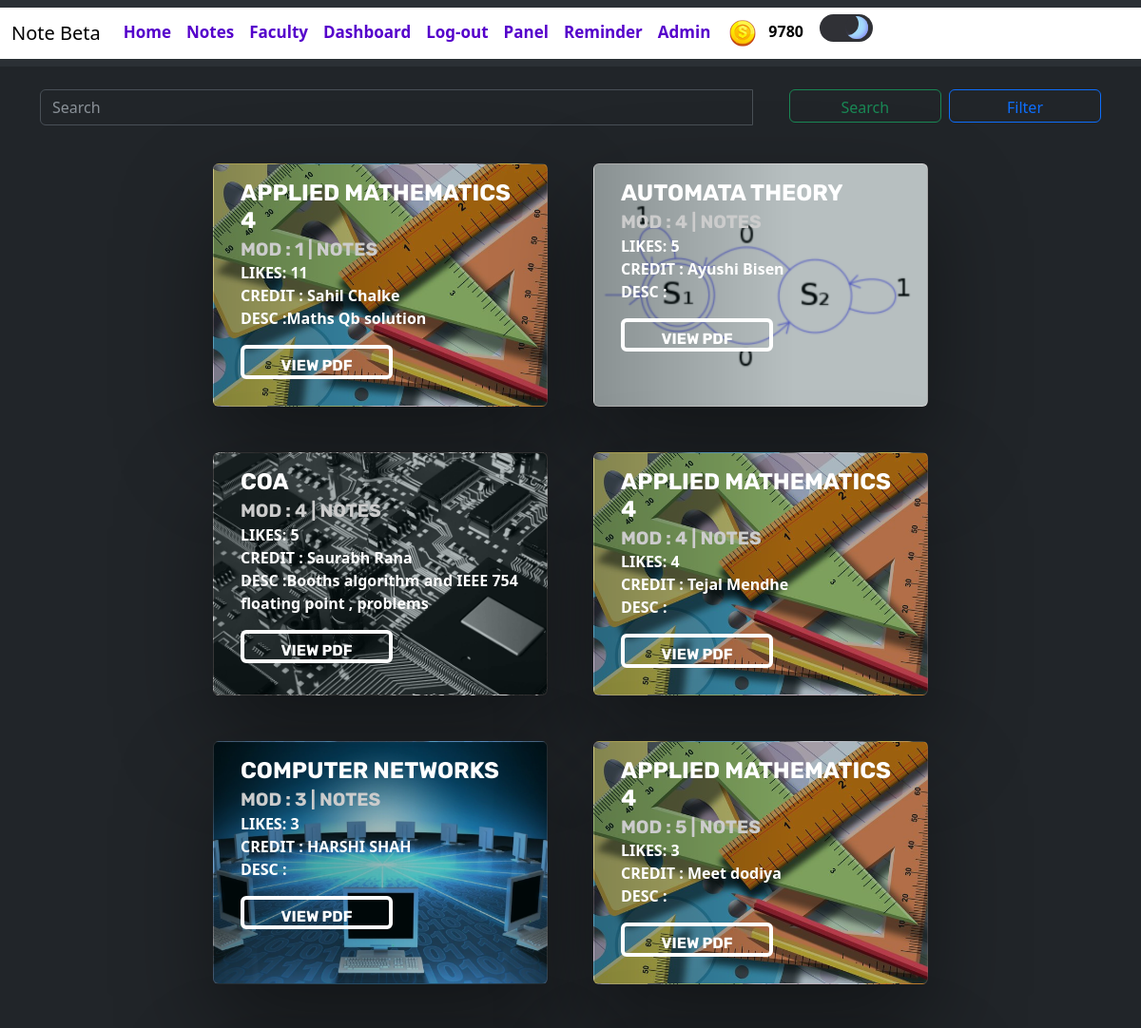
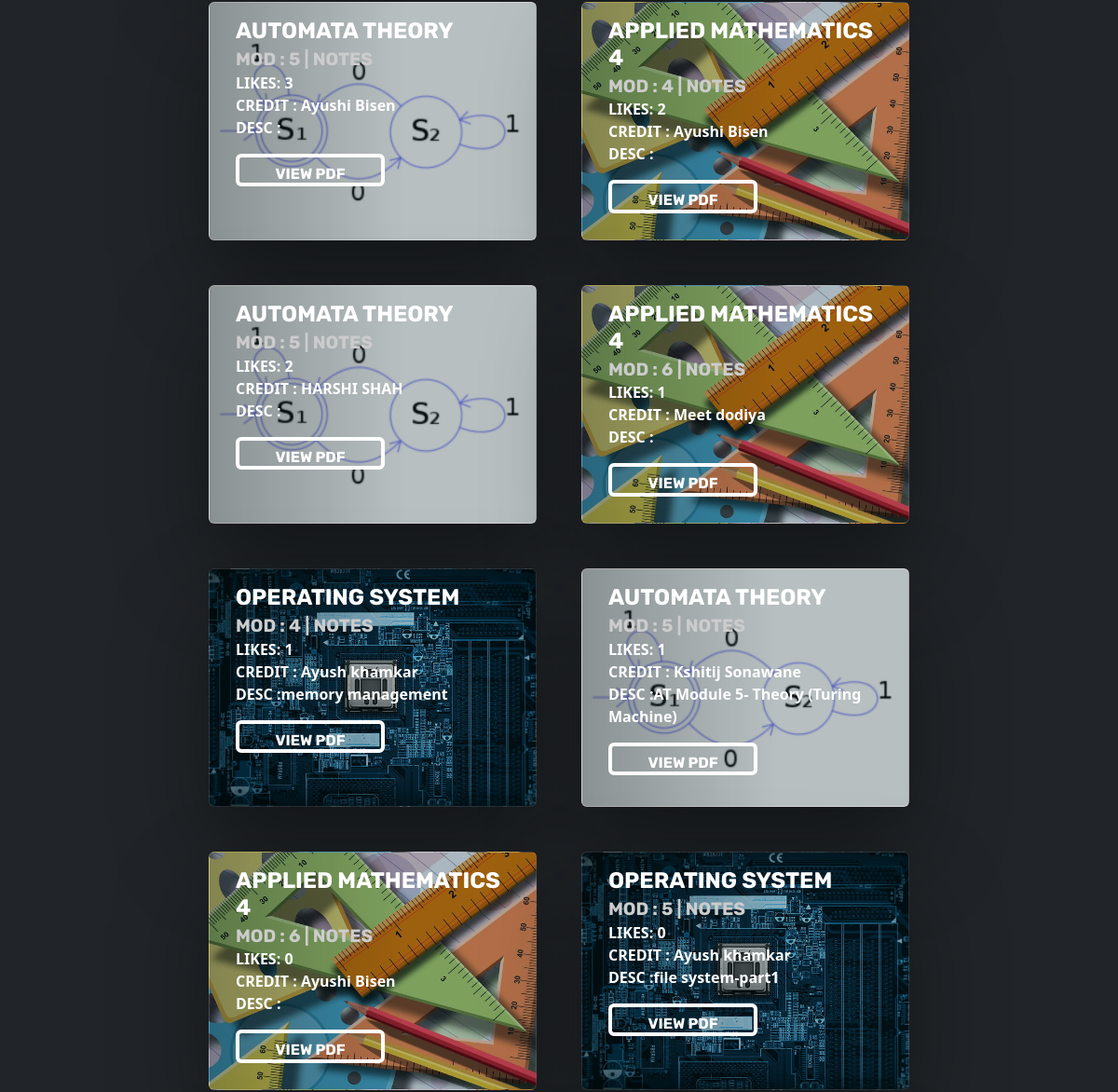
The app's page /notes/ (signed in, upper part), older data (2 pictures, top to bottom).
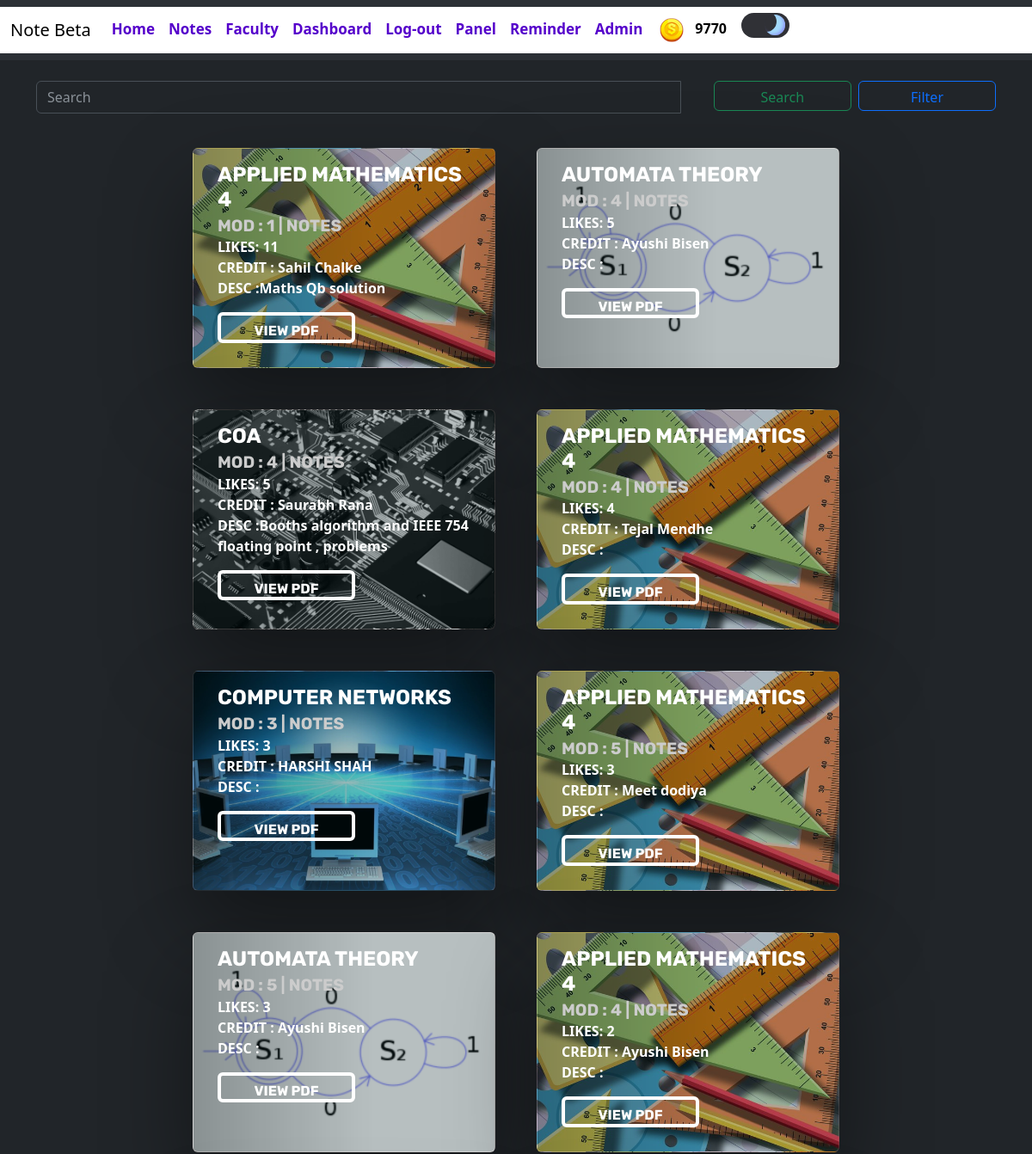
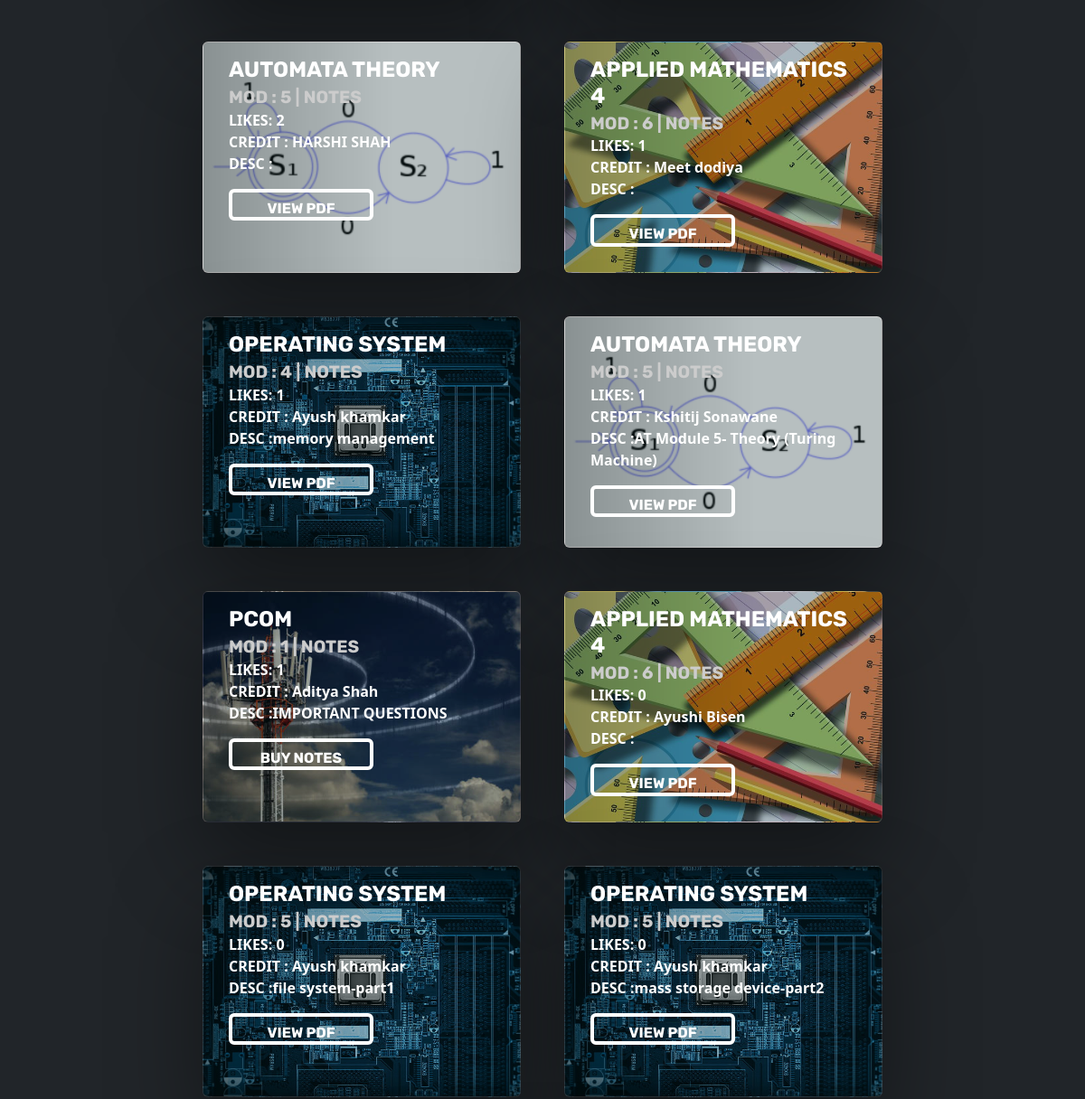
The same page, newer data (2 pictures, top to bottom).
### blogapp/models.py (models this page shows, shortened)
class UserAccount(AbstractBaseUser, PermissionsMixin):
    email = models.CharField(max_length = 50,unique=True)
    name = models.CharField(max_length=200)
    is_active = models.BooleanField(default=True)
    is_mod = models.BooleanField(default=False)
    is_nUser = models.BooleanField(default=True)
    is_staff = models.BooleanField(default=False)
    coins_scored = models.IntegerField(default=100,null=True,blank=True)
    rank = models.IntegerField(default=0)
    bookmarks = models.ManyToManyField('blogapp.Notes', blank=True)
    is_emailVerified = models.BooleanField(default=False)
    objects = UserAccountManager()
    USERNAME_FIELD = 'email'
    REQUIRED_FIELDS = ['name']

class Notes(models.Model):
    typ = (
        ('Assignment','Assignment'),
        ('Experiment','Experiment'),
        ('Notes','Notes'),
        ('ReferenceBook','Reference Book'),
        ('LectureSlides','Lecture Slides'),
        ('PYQ','PYQ'),
    )
    mods = (
        ('1','1'),
        ('2','2'),
        ('3','3'),
        ('4','4'),
        ('5','5'),
        ('6','6'),
    )
    desc = models.TextField(max_length=500,null=True,blank=True)
    mod = models.CharField(max_length=5,choices=mods,null=True,blank=True)
    file = models.FileField(upload_to='notes/')
    author = models.ForeignKey(UserAccount,on_delete=models.CASCADE)
    status = models.BooleanField(default=False)
    likes = models.ManyToManyField(UserAccount,related_name="notes_like",default=0)
    views = models.PositiveIntegerField(default=0)
    buy=models.ManyToManyField(UserAccount,related_name="buy_notes")
    typeN = models.CharField(max_length=50,null=True,blank=True,choices=typ)
    docid = models.CharField(max_length=300,null=True,blank=True)
    sub =  models.ForeignKey(Subject,on_delete=models.CASCADE,null=True,blank=True)
    slug = AutoSlugField(populate_from = 'sub',unique=True,null=True,default=None)
    nDetail = models.CharField(max_length=100,null=True,blank=True)

class Subject(models.Model):
    name = models.CharField(max_length=50)
    teacher = models.CharField(max_length=50)
    teacherurl = models.CharField(max_length=300,null=True,blank=True)
    img = models.ImageField(upload_to='subImage/',null=True,blank=True)
    def __str__(self):
        return self.name

### blogapp/views.py (the view)
# urls.py: path('notes/', views.notes,name='notes'),
@login_required(login_url='/login/')
def notes(request):
    notes = Notes.objects.filter(status=True, typeN='Notes')
    notes = notes.annotate(num_likes=Count('likes'))
    notes = notes.order_by('-num_likes')
    filteredNotes = NoteFilter(request.GET, queryset=notes)
    context = {
        'notes': filteredNotes,
    }
    return render(request, 'main/realhome.html', context)

### templates/main/realhome.html (shortened to what this page needs)
{% extends 'index.html' %} {% block content %} {% load crispy_forms_tags %}
{% load static %}
<link rel="stylesheet" href="{% static 'css/card.css' %}" />
<div class="container notesCnt mt-4 mb-4">
  <div class="row d-flex justify-content-center align-items-center">
    <div class="container-lg-6">
      <form class="d-flex" method="post" role="search" action="{% url 'searchNotes' %}">
        <div id="autocomplete" class="autocomplete input-group mb-3">
          <input
            class="form-control me-2"
            type="text"
            name="searchQ"
            placeholder="Search"
            aria-label="Search"
          />
          <ul class="autocomplete-result-list"></ul>
          <div class="input-group-append">
            <button class="btn btn-outline-success rbtn" type="submit">
              Search
            </button>
            <button
              type="button"
              class="btn btn-outline-primary ms-1 rbtn"
              data-bs-toggle="modal"
              data-bs-target="#exampleModal"
            >
              Filter
            </button>
          </div>
        </div>
      </form>
    </div>
  <div class="row d-flex justify-content-center align-items-center">
    {% for x in notes.qs %}
      <div class="card cardImg mx-4 my-4" style="width: 22rem; height: 16em; background-image: linear-gradient(90deg, rgba(0, 0, 0, 0.4) 0%, rgba(0, 0, 0, 0.2) 60%),url('{{x.sub.img.url}}');">
        <div class="card-body">
          <div class="text-block">
            <h1 class="abcd">{{x.sub}}<small ><br>MOD : {{x.mod}} | {{x.typeN}}</small></h1>
            <p>
              LIKES: {{x.likes.count}}
              <br>
              CREDIT : {{x.author.name}}
              <br>
              DESC :{{x.desc}}
            </p>
            {% if request.user in x.buy.all %}
            <form method="POST" action="{% url 'notesViewer' x.slug %}">
              <a href="{{x.slug}}" class="card-link">
                <button type="submit" class="btn btn-success">View PDF</button>
              </a>
            </form>
            {% else %}
            <form action="{% url 'buy_notes' x.pk %}" method="POST">
              <button class="btn btn-primary" type="submit">Buy Notes</button>
            </form>
            {% endif %}
          </div>
        </div>
      </div>
    {% endfor %}
  </div>
</div>
<br>
{% endblock %}

### templates/components/header.html (shortened to what this page needs)
{% load static %}
<nav class="navbar navbar-expand-lg bg-body-tertiary" >
    <div class="container-fluid" style="background-color: white;">
      <a class="navbar-brand mb-0 h1" href="{% url 'notes'%}" style="color: black;">Note Beta</a>
      <div class="collapse navbar-collapse" id="navbarTogglerDemo03">
        <ul class="navbar-nav me-auto mb-2 mb-lg-0" >
          {% if user.is_authenticated %}
          <li class="nav-item">
            <a class="nav-link abc" href="{% url 'home' %}" >Home</a>
          </li>
          <li class="nav-item" >
            <a class="nav-link abc" href="{% url 'notes' %}" >Notes</a>
          </li>
          <li class="nav-item" >
            <a class="nav-link abc" href="{% url 'teacher' %}" >Faculty</a>
          </li>
          <li class="nav-item" >
            <a class="nav-link abc" href="{% url 'dashboard' %}" >Dashboard</a>
          </li>
          <li class="nav-item">
            <a class="nav-link abc" href="{% url 'logout' %}" >Log-out</a>
          </li>
          {% endif %}
          {% if user.is_superuser %}
          <li class="nav-item">
            <a class="nav-link abc" href="{% url 'adminResponse' %}" >Panel</a>
          </li>
          <li class="nav-item">
            <a class="nav-link abc" href="{% url 'add_reminder' %}" >Reminder</a>
          </li>
            <li class="nav-item">
            <a class="nav-link abc" href="{% url 'admin:index' %}" >Admin</a>
          </li>
          {% endif %}
          {% if user.is_authenticated %}
          <table class="coins">
          <th>
          <img src="{% static 'images/coin.png' %}" alt="">
          </th>
          <th>
          <p class="cna" id="cna" style="color: black;">{{ user.coins_scored }}</p>
          </th>
          </table>
    {% endif %}
            <label class="switch">
              <span class="slider"></span>
            </label>
      </div>
    </div>
  </nav>

Row changes from the older to the newer data that the page shows:
changed UserAccount: coins_scored "9780" → "9770"
added Notes: sub.img (picture), sub "PCOM", mod "1", typeN "NOTES", likes.count "1", author.name "Aditya Shah", desc "IMPORTANT QUESTIONS"
now on this page (row unchanged): Notes: sub.img (picture), sub "OPERATING SYSTEM", mod "5", typeN "NOTES", likes.count "0", author.name "Ayush khamkar", desc "mass storage device-part2"
